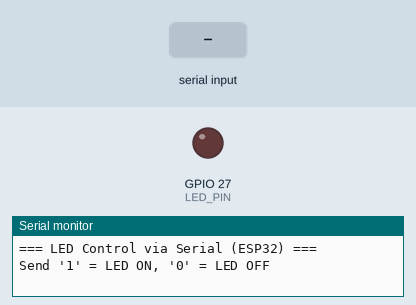
Simulated run of this sketch. Board: ESP32. Shown: output pins drawn as LEDs (lit = HIGH), the last lines printed to the serial monitor. The inputs (shaded band) are chosen by the test bench.

Above: at 1.2 s.
1.3 s: "1" received over Serial
At 2.5 s:
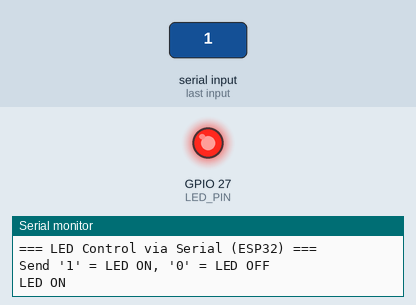
2.8 s: "0" received over Serial
At 3.8 s:
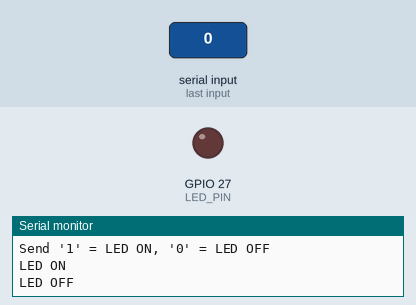
Timing chart, 0 to 5.8 s (numbered marks = the images above; inputs shaded):
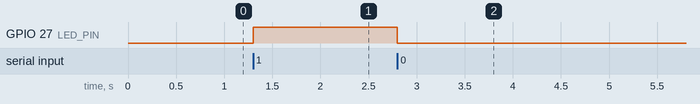

Measured:
- after the input at 1.3 s, GPIO 27 (LED_PIN): LOW → HIGH at once
- after the input at 2.8 s, GPIO 27 (LED_PIN): HIGH → LOW at once

The sketch:

esp32_led_serialCommunication.ino
```cpp
// EXP 2.1 - Activity #2 (ESP32)
// LED Control Using Serial Communication

const int LED_PIN = 27;  // built-in LED on most ESP32 dev boards
char incomingByte;

void setup() {
  Serial.begin(115200);   // ESP32 default baud rate
  pinMode(LED_PIN, OUTPUT);
  digitalWrite(LED_PIN, LOW);

  Serial.println("=== LED Control via Serial (ESP32) ===");
  Serial.println("Send '1' = LED ON, '0' = LED OFF");
}

void loop() {
  if (Serial.available() > 0) {
    incomingByte = Serial.read();

    if (incomingByte == '1') {
      digitalWrite(LED_PIN, HIGH);
      Serial.println("LED ON");
    }
    else if (incomingByte == '0') {
      digitalWrite(LED_PIN, LOW);
      Serial.println("LED OFF");
    }
  }
}
```
